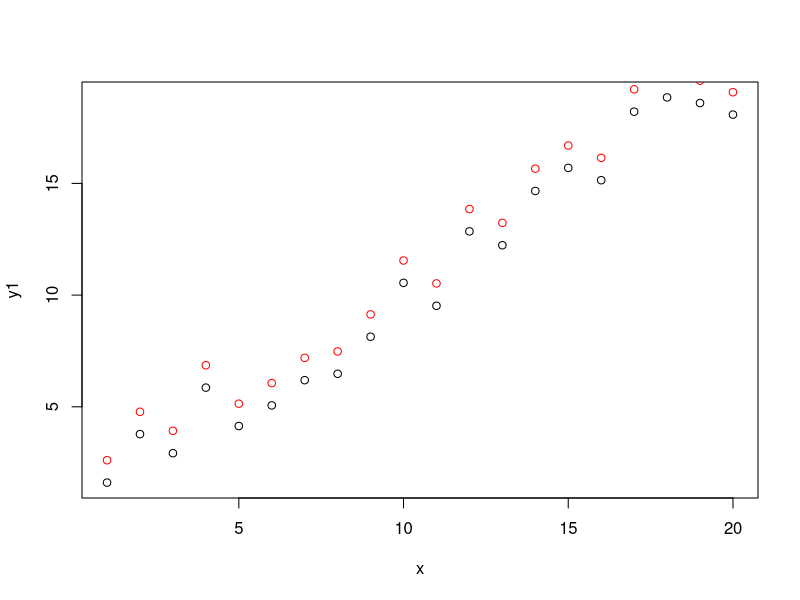
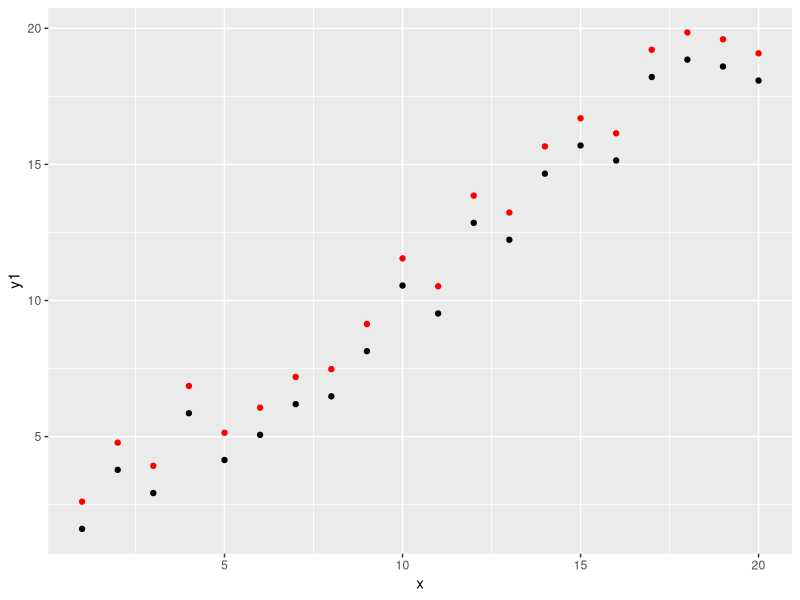

Write the R code that produced these figures, in order.
library(ggplot2)

x = 1:20

y1 = x + runif(20, min=-2, max=2)

y2 = 1+y1

plot(x,y1)
points(x,y2, col='red')

xy = data.frame(x,y1, y2)
ggplot(xy, aes(x,y1)) + geom_point()+geom_point(aes(x,y2), col='red')



